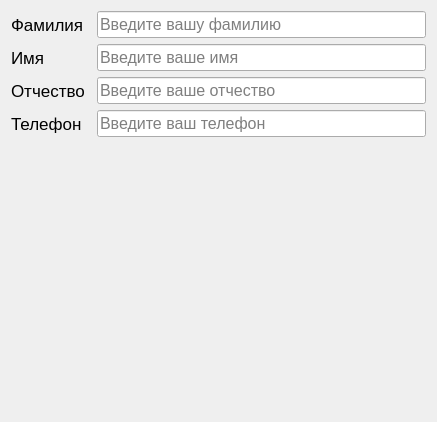
                     <widget class="QWidget" name="page">
                      <property name="geometry">
                       <rect>
                        <x>0</x>
                        <y>0</y>
                        <width>437</width>
                        <height>422</height>
                       </rect>
                      </property>
                      <attribute name="label">
                       <string>QLineEdit</string>
                      </attribute>
                      <layout class="QVBoxLayout" name="verticalLayout_10">
                       <item>
                        <layout class="QVBoxLayout" name="verticalLayout_9">
                         <item>
                          <layout class="QVBoxLayout" name="verticalLayout_8">
                           <item>
                            <layout class="QHBoxLayout" name="horizontalLayout_6">
                             <item>
                              <widget class="QLabel" name="label">
                               <property name="minimumSize">
                                <size>
                                 <width>80</width>
                                 <height>0</height>
                                </size>
                               </property>
                               <property name="font">
                                <font>
                                 <pointsize>13</pointsize>
                                 <bold>false</bold>
                                 <underline>false</underline>
                                </font>
                               </property>
                               <property name="text">
                                <string>Фамилия</string>
                               </property>
                              </widget>
                             </item>
                             <item>
                              <widget class="QLineEdit" name="lineEdit">
                               <property name="font">
                                <font>
                                 <pointsize>12</pointsize>
                                 <bold>false</bold>
                                 <underline>false</underline>
                                </font>
                               </property>
                               <property name="inputMask">
                                <string/>
                               </property>
                               <property name="placeholderText">
                                <string>Введите вашу фамилию</string>
                               </property>
                              </widget>
                             </item>
                            </layout>
                           </item>
                           <item>
                            <layout class="QHBoxLayout" name="horizontalLayout_7">
                             <item>
                              <widget class="QLabel" name="label_2">
                               <property name="minimumSize">
                                <size>
                                 <width>80</width>
                                 <height>0</height>
                                </size>
                               </property>
                               <property name="font">
                                <font>
                                 <pointsize>13</pointsize>
                                 <bold>false</bold>
                                 <underline>false</underline>
                                </font>
                               </property>
                               <property name="text">
                                <string>Имя</string>
                               </property>
                              </widget>
                             </item>
                             <item>
                              <widget class="QLineEdit" name="lineEdit_2">
                               <property name="font">
                                <font>
                                 <pointsize>12</pointsize>
                                 <bold>false</bold>
                                 <underline>false</underline>
                                </font>
                               </property>
                               <property name="placeholderText">
                                <string>Введите ваше имя</string>
                               </property>
                              </widget>
                             </item>
                            </layout>
                           </item>
                           <item>
                            <layout class="QHBoxLayout" name="horizontalLayout_8">
                             <item>
                              <widget class="QLabel" name="label_3">
                               <property name="minimumSize">
                                <size>
                                 <width>80</width>
                                 <height>0</height>
                                </size>
                               </property>
                               <property name="font">
                                <font>
                                 <pointsize>13</pointsize>
                                 <bold>false</bold>
                                 <underline>false</underline>
                                </font>
                               </property>
                               <property name="text">
                                <string>Отчество</string>
                               </property>
                              </widget>
                             </item>
                             <item>
                              <widget class="QLineEdit" name="lineEdit_3">
                               <property name="font">
                                <font>
                                 <pointsize>12</pointsize>
                                 <bold>false</bold>
                                 <underline>false</underline>
                                </font>
                               </property>
                               <property name="placeholderText">
                                <string>Введите ваше отчество</string>
                               </property>
                              </widget>
                             </item>
                            </layout>
                           </item>
                           <item>
                            <layout class="QHBoxLayout" name="horizontalLayout_9">
                             <item>
                              <widget class="QLabel" name="label_4">
                               <property name="minimumSize">
                                <size>
                                 <width>80</width>
                                 <height>0</height>
                                </size>
                               </property>
                               <property name="font">
                                <font>
                                 <pointsize>13</pointsize>
                                 <bold>false</bold>
                                 <underline>false</underline>
                                </font>
                               </property>
                               <property name="text">
                                <string>Телефон</string>
                               </property>
                              </widget>
                             </item>
                             <item>
                              <widget class="QLineEdit" name="lineEdit_4">
                               <property name="font">
                                <font>
                                 <pointsize>12</pointsize>
                                 <bold>false</bold>
                                 <underline>false</underline>
                                </font>
                               </property>
                               <property name="placeholderText">
                                <string>Введите ваш телефон</string>
                               </property>
                              </widget>
                             </item>
                            </layout>
                           </item>
                          </layout>
                         </item>
                         <item>
                          <spacer name="verticalSpacer">
                           <property name="orientation">
                            <enum>Qt::Vertical</enum>
                           </property>
                           <property name="sizeHint" stdset="0">
                            <size>
                             <width>20</width>
                             <height>40</height>
                            </size>
                           </property>
                          </spacer>
                         </item>
                        </layout>
                       </item>
                      </layout>
                     </widget>
